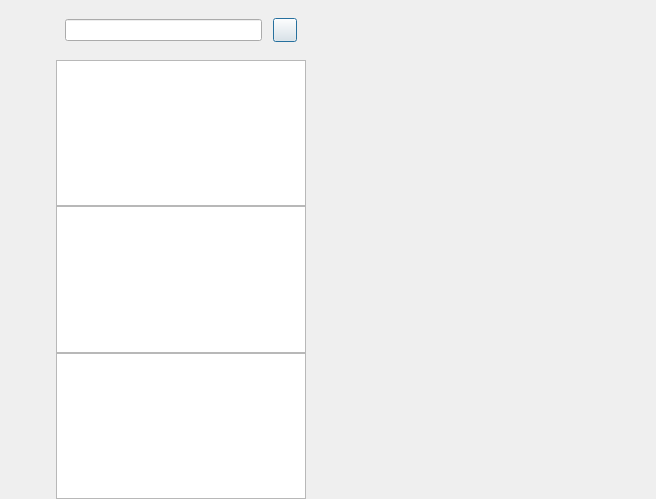
<?xml version="1.0" encoding="UTF-8"?>
<ui version="4.0">
 <class>ChatDialog</class>
 <widget class="QDialog" name="ChatDialog">
  <property name="geometry">
   <rect>
    <x>0</x>
    <y>0</y>
    <width>656</width>
    <height>499</height>
   </rect>
  </property>
  <property name="windowTitle">
   <string>Dialog</string>
  </property>
  <layout class="QHBoxLayout" name="horizontalLayout">
   <property name="spacing">
    <number>0</number>
   </property>
   <property name="leftMargin">
    <number>0</number>
   </property>
   <property name="topMargin">
    <number>0</number>
   </property>
   <property name="rightMargin">
    <number>0</number>
   </property>
   <property name="bottomMargin">
    <number>0</number>
   </property>
   <item>
    <widget class="QWidget" name="side_bar" native="true">
     <property name="sizePolicy">
      <sizepolicy hsizetype="Fixed" vsizetype="Expanding">
       <horstretch>0</horstretch>
       <verstretch>0</verstretch>
      </sizepolicy>
     </property>
     <property name="minimumSize">
      <size>
       <width>56</width>
       <height>0</height>
      </size>
     </property>
     <property name="maximumSize">
      <size>
       <width>56</width>
       <height>16777215</height>
      </size>
     </property>
     <layout class="QVBoxLayout" name="verticalLayout">
      <property name="spacing">
       <number>30</number>
      </property>
      <property name="leftMargin">
       <number>10</number>
      </property>
      <property name="topMargin">
       <number>30</number>
      </property>
      <property name="rightMargin">
       <number>0</number>
      </property>
      <property name="bottomMargin">
       <number>0</number>
      </property>
      <item>
       <widget class="QWidget" name="widget" native="true">
        <layout class="QVBoxLayout" name="verticalLayout_3">
         <property name="spacing">
          <number>30</number>
         </property>
         <property name="leftMargin">
          <number>0</number>
         </property>
         <property name="topMargin">
          <number>0</number>
         </property>
         <property name="rightMargin">
          <number>0</number>
         </property>
         <property name="bottomMargin">
          <number>0</number>
         </property>
         <item>
          <widget class="QLabel" name="side_head_lb">
           <property name="minimumSize">
            <size>
             <width>35</width>
             <height>35</height>
            </size>
           </property>
           <property name="maximumSize">
            <size>
             <width>35</width>
             <height>35</height>
            </size>
           </property>
           <property name="text">
            <string/>
           </property>
          </widget>
         </item>
         <item>
          <widget class="StateWidget" name="side_chat_lb" native="true">
           <property name="minimumSize">
            <size>
             <width>30</width>
             <height>30</height>
            </size>
           </property>
           <property name="maximumSize">
            <size>
             <width>30</width>
             <height>30</height>
            </size>
           </property>
          </widget>
         </item>
         <item>
          <widget class="StateWidget" name="side_contact_lb" native="true">
           <property name="minimumSize">
            <size>
             <width>30</width>
             <height>30</height>
            </size>
           </property>
           <property name="maximumSize">
            <size>
             <width>30</width>
             <height>30</height>
            </size>
           </property>
          </widget>
         </item>
        </layout>
       </widget>
      </item>
      <item>
       <spacer name="verticalSpacer">
        <property name="orientation">
         <enum>Qt::Orientation::Vertical</enum>
        </property>
        <property name="sizeHint" stdset="0">
         <size>
          <width>20</width>
          <height>40</height>
         </size>
        </property>
       </spacer>
      </item>
     </layout>
    </widget>
   </item>
   <item>
    <widget class="QWidget" name="chat_user_wid" native="true">
     <property name="minimumSize">
      <size>
       <width>0</width>
       <height>0</height>
      </size>
     </property>
     <property name="maximumSize">
      <size>
       <width>250</width>
       <height>16777215</height>
      </size>
     </property>
     <layout class="QVBoxLayout" name="verticalLayout_2">
      <property name="spacing">
       <number>0</number>
      </property>
      <property name="leftMargin">
       <number>0</number>
      </property>
      <property name="topMargin">
       <number>0</number>
      </property>
      <property name="rightMargin">
       <number>0</number>
      </property>
      <property name="bottomMargin">
       <number>0</number>
      </property>
      <item>
       <widget class="QWidget" name="search_wid" native="true">
        <property name="minimumSize">
         <size>
          <width>0</width>
          <height>60</height>
         </size>
        </property>
        <property name="maximumSize">
         <size>
          <width>16777215</width>
          <height>60</height>
         </size>
        </property>
        <layout class="QHBoxLayout" name="horizontalLayout_2">
         <property name="spacing">
          <number>6</number>
         </property>
         <property name="leftMargin">
          <number>9</number>
         </property>
         <property name="topMargin">
          <number>9</number>
         </property>
         <property name="rightMargin">
          <number>9</number>
         </property>
         <property name="bottomMargin">
          <number>9</number>
         </property>
         <item>
          <widget class="CustomizeEdit" name="search_edit"/>
         </item>
         <item>
          <spacer name="horizontalSpacer">
           <property name="orientation">
            <enum>Qt::Orientation::Horizontal</enum>
           </property>
           <property name="sizeType">
            <enum>QSizePolicy::Policy::Fixed</enum>
           </property>
           <property name="sizeHint" stdset="0">
            <size>
             <width>5</width>
             <height>20</height>
            </size>
           </property>
          </spacer>
         </item>
         <item>
          <widget class="ClickedBtn" name="add_btn">
           <property name="minimumSize">
            <size>
             <width>24</width>
             <height>24</height>
            </size>
           </property>
           <property name="maximumSize">
            <size>
             <width>24</width>
             <height>24</height>
            </size>
           </property>
           <property name="text">
            <string/>
           </property>
          </widget>
         </item>
        </layout>
       </widget>
      </item>
      <item>
       <widget class="ChatUserList" name="chat_user_list"/>
      </item>
      <item>
       <widget class="SearchList" name="search_list"/>
      </item>
      <item>
       <widget class="ContactUserList" name="con_user_list"/>
      </item>
     </layout>
    </widget>
   </item>
   <item>
    <widget class="QStackedWidget" name="stackedWidget">
     <property name="currentIndex">
      <number>0</number>
     </property>
     <widget class="ChatPage" name="chat_page"/>
     <widget class="FriendInfoPage" name="friend_info_page"/>
     <widget class="ApplyFriendPage" name="friend_apply_page"/>
    </widget>
   </item>
  </layout>
 </widget>
 <customwidgets>
  <customwidget>
   <class>ClickedBtn</class>
   <extends>QPushButton</extends>
   <header location="global">clickedbtn.h</header>
  </customwidget>
  <customwidget>
   <class>CustomizeEdit</class>
   <extends>QLineEdit</extends>
   <header location="global">customizeedit.h</header>
  </customwidget>
  <customwidget>
   <class>ChatUserList</class>
   <extends>QListWidget</extends>
   <header location="global">chatuserlist.h</header>
  </customwidget>
  <customwidget>
   <class>ChatPage</class>
   <extends>QWidget</extends>
   <header>chatpage.h</header>
   <container>1</container>
  </customwidget>
  <customwidget>
   <class>StateWidget</class>
   <extends>QWidget</extends>
   <header location="global">statewidget.h</header>
   <container>1</container>
  </customwidget>
  <customwidget>
   <class>SearchList</class>
   <extends>QListWidget</extends>
   <header>searchlist.h</header>
  </customwidget>
  <customwidget>
   <class>ContactUserList</class>
   <extends>QListWidget</extends>
   <header location="global">contactuserlist.h</header>
  </customwidget>
  <customwidget>
   <class>ApplyFriendPage</class>
   <extends>QWidget</extends>
   <header location="global">applyfriendpage.h</header>
   <container>1</container>
  </customwidget>
  <customwidget>
   <class>FriendInfoPage</class>
   <extends>QWidget</extends>
   <header location="global">friendinfopage.h</header>
   <container>1</container>
  </customwidget>
 </customwidgets>
 <resources/>
 <connections/>
</ui>
